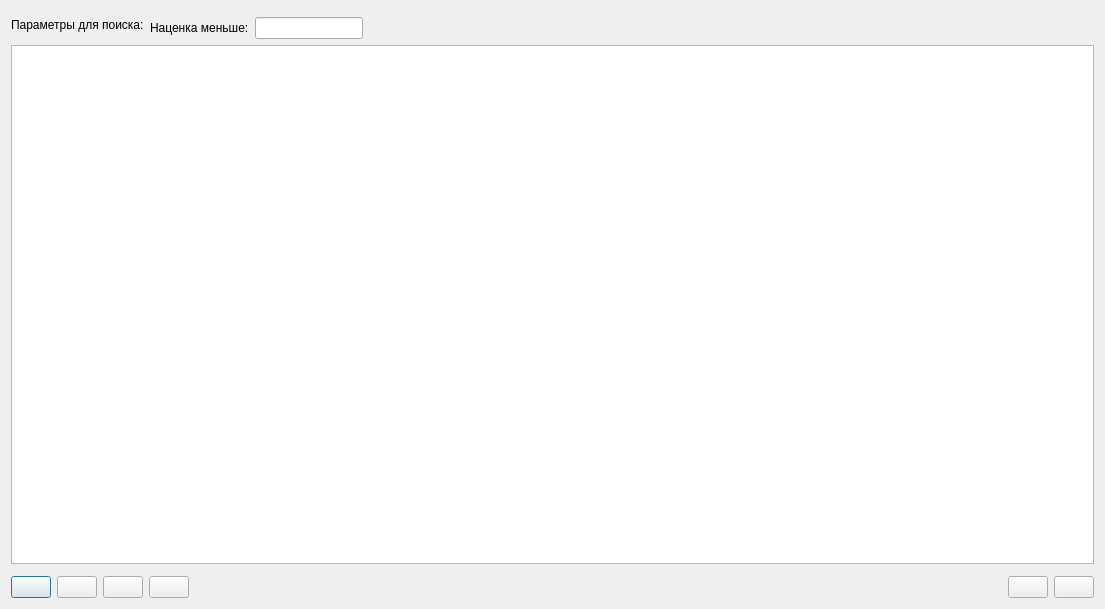
<?xml version="1.0" encoding="UTF-8"?>
<ui version="4.0">
 <class>dialog</class>
 <widget class="Dialog" name="dialog">
  <property name="geometry">
   <rect>
    <x>0</x>
    <y>0</y>
    <width>1105</width>
    <height>609</height>
   </rect>
  </property>
  <property name="name" stdset="0">
   <string>vw_прайс</string>
  </property>
  <property name="caption" stdset="0">
   <string>Все прайсы с ценами для поставки по заказу</string>
  </property>
  <layout class="QVBoxLayout" name="vbxLayout">
   <item>
    <layout class="QHBoxLayout">
     <item>
      <widget class="QLabel" name="label">
       <property name="sizePolicy">
        <sizepolicy hsizetype="Fixed" vsizetype="Fixed">
         <horstretch>0</horstretch>
         <verstretch>0</verstretch>
        </sizepolicy>
       </property>
       <property name="text">
        <string>Параметры для поиска:</string>
       </property>
      </widget>
     </item>
     <item>
      <layout class="QVBoxLayout" name="verticalLayout">
       <item>
        <widget class="SearchParameters" name="searchParameters"/>
       </item>
       <item>
        <layout class="QHBoxLayout" name="horizontalLayout">
         <item>
          <widget class="QLabel" name="label_2">
           <property name="sizePolicy">
            <sizepolicy hsizetype="Fixed" vsizetype="Fixed">
             <horstretch>0</horstretch>
             <verstretch>0</verstretch>
            </sizepolicy>
           </property>
           <property name="text">
            <string>Наценка меньше:</string>
           </property>
          </widget>
         </item>
         <item>
          <widget class="QLineEdit" name="lineEditMinProfit">
           <property name="sizePolicy">
            <sizepolicy hsizetype="Fixed" vsizetype="Fixed">
             <horstretch>0</horstretch>
             <verstretch>0</verstretch>
            </sizepolicy>
           </property>
           <property name="inputMask">
            <string/>
           </property>
           <property name="alignment">
            <set>Qt::AlignRight|Qt::AlignTrailing|Qt::AlignVCenter</set>
           </property>
          </widget>
         </item>
         <item>
          <spacer name="horizontalSpacer_3">
           <property name="orientation">
            <enum>Qt::Horizontal</enum>
           </property>
           <property name="sizeHint" stdset="0">
            <size>
             <width>40</width>
             <height>20</height>
            </size>
           </property>
          </spacer>
         </item>
        </layout>
       </item>
      </layout>
     </item>
    </layout>
   </item>
   <item>
    <layout class="QVBoxLayout" name="tableLayout">
     <item>
      <widget class="TableView" name="tableView">
       <property name="geometry">
        <rect>
         <x>0</x>
         <y>0</y>
         <width>640</width>
         <height>480</height>
        </rect>
       </property>
      </widget>
     </item>
     <item>
      <widget class="Picture" name="picture"/>
     </item>
    </layout>
   </item>
   <item>
    <layout class="QHBoxLayout" name="cmdButtonLayout">
     <item>
      <widget class="QPushButton" name="buttonAdd">
       <property name="text">
        <string/>
       </property>
       <property name="icon">
        <iconset>
         <normaloff>:buttonAdd</normaloff>
         <normalon>:buttonAdd</normalon>
         <activeoff>:buttonAdd</activeoff>
         <activeon>:buttonAdd</activeon>
         <selectedoff>:buttonAdd</selectedoff>
         <selectedon>:buttonAdd</selectedon>:buttonAdd</iconset>
       </property>
      </widget>
     </item>
     <item>
      <widget class="QPushButton" name="buttonDelete">
       <property name="text">
        <string/>
       </property>
       <property name="icon">
        <iconset>
         <normaloff>:buttonDelete</normaloff>
         <normalon>:buttonDelete</normalon>
         <activeoff>:buttonDelete</activeoff>
         <activeon>:buttonDelete</activeon>
         <selectedoff>:buttonDelete</selectedoff>
         <selectedon>:buttonDelete</selectedon>:buttonDelete</iconset>
       </property>
      </widget>
     </item>
     <item>
      <widget class="QPushButton" name="buttonRequery">
       <property name="text">
        <string/>
       </property>
       <property name="icon">
        <iconset>
         <normaloff>:buttonRequery</normaloff>
         <normalon>:buttonRequery</normalon>
         <activeoff>:buttonRequery</activeoff>
         <activeon>:buttonRequery</activeon>
         <selectedoff>:buttonRequery</selectedoff>
         <selectedon>:buttonRequery</selectedon>:buttonRequery</iconset>
       </property>
      </widget>
     </item>
     <item>
      <widget class="QPushButton" name="buttonPrint">
       <property name="enabled">
        <bool>true</bool>
       </property>
       <property name="text">
        <string/>
       </property>
       <property name="icon">
        <iconset>
         <normaloff>:buttonPrint</normaloff>
         <normalon>:buttonPrint</normalon>
         <activeoff>:buttonPrint</activeoff>
         <activeon>:buttonPrint</activeon>
         <selectedoff>:buttonPrint</selectedoff>
         <selectedon>:buttonPrint</selectedon>:buttonPrint</iconset>
       </property>
      </widget>
     </item>
     <item>
      <spacer name="horizontalSpacer">
       <property name="orientation">
        <enum>Qt::Horizontal</enum>
       </property>
       <property name="sizeHint" stdset="0">
        <size>
         <width>40</width>
         <height>20</height>
        </size>
       </property>
      </spacer>
     </item>
     <item>
      <widget class="QPushButton" name="buttonOk">
       <property name="text">
        <string/>
       </property>
       <property name="icon">
        <iconset>
         <normaloff>:buttonOk</normaloff>
         <normalon>:buttonOk</normalon>
         <activeoff>:buttonOk</activeoff>
         <activeon>:buttonOk</activeon>
         <selectedoff>:buttonOk</selectedoff>
         <selectedon>:buttonOk</selectedon>:buttonOk</iconset>
       </property>
      </widget>
     </item>
     <item>
      <widget class="QPushButton" name="buttonCancel">
       <property name="text">
        <string/>
       </property>
       <property name="icon">
        <iconset>
         <normaloff>:buttonCancel</normaloff>
         <normalon>:buttonCancel</normalon>
         <activeoff>:buttonCancel</activeoff>
         <activeon>:buttonCancel</activeon>
         <selectedoff>:buttonCancel</selectedoff>
         <selectedon>:buttonCancel</selectedon>:buttonCancel</iconset>
       </property>
      </widget>
     </item>
    </layout>
   </item>
  </layout>
 </widget>
 <customwidgets>
  <customwidget>
   <class>Dialog</class>
   <extends>QDialog</extends>
   <header>dialog.h</header>
   <container>1</container>
  </customwidget>
  <customwidget>
   <class>Picture</class>
   <extends>QFrame</extends>
   <header>picture.h</header>
   <container>1</container>
  </customwidget>
  <customwidget>
   <class>TableView</class>
   <extends>QTableView</extends>
   <header>tableview.h</header>
   <addpagemethod>addPage</addpagemethod>
   <container>1</container>
  </customwidget>
  <customwidget>
   <class>SearchParameters</class>
   <extends>QFrame</extends>
   <header>searchparameters.h</header>
   <container>1</container>
  </customwidget>
 </customwidgets>
 <tabstops>
  <tabstop>lineEditMinProfit</tabstop>
  <tabstop>buttonAdd</tabstop>
  <tabstop>buttonDelete</tabstop>
  <tabstop>buttonRequery</tabstop>
  <tabstop>buttonPrint</tabstop>
  <tabstop>buttonOk</tabstop>
  <tabstop>buttonCancel</tabstop>
 </tabstops>
 <resources>
  <include location="../../../resources.qrc"/>
 </resources>
 <connections/>
</ui>
